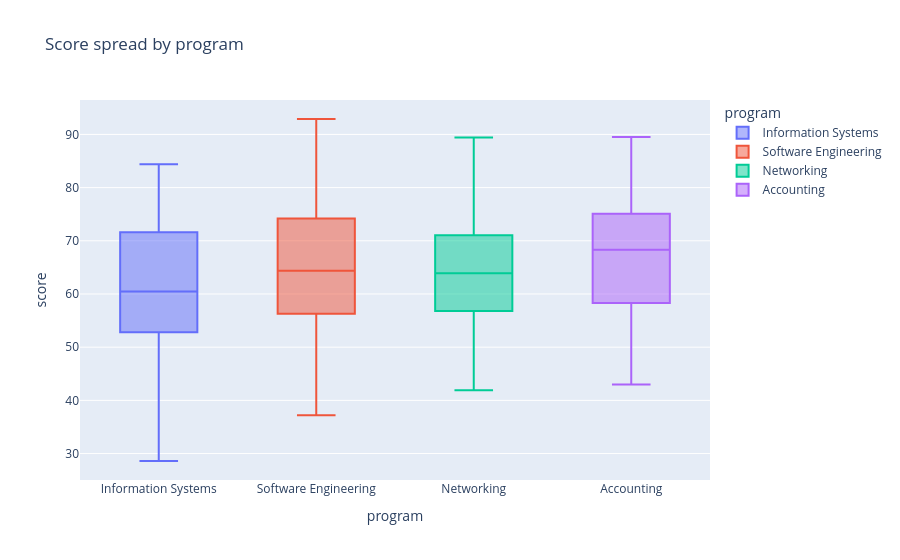

Notebook source saved alongside this figure:
### Markdown cell above
### Bonus

### Code cell
fig4 = px.box(df, x="program", y="score", color="program", title="Score spread by program")
fig4.show()
print(df.groupby("program")["score"].agg(["mean", "std", "min", "max"]).round(1))   # the numbers behind the boxes

### Figure 1 — Plotly figure (JSON) as saved in the notebook; plotly's stock layout.template omitted (floating-point values rounded to 4 significant figures)
{"data": [{"alignmentgroup": "True", "hovertemplate": "program=%{x}<br>score=%{y}<extra></extra>", "legendgroup": "Information Systems", "marker": {"color": "#636efa"}, "name": "Information Systems", "notched": false, "offsetgroup": "Information Systems", "orientation": "v", "showlegend": true, "type": "box", "x": ["Information Systems", "Information Systems", "Information Systems", "Information Systems", "Information Systems", "Information Systems", "Information Systems", "Information Systems", "Information Systems", "Information Systems", "Information Systems", "Information Systems", "Information Systems", "Information Systems", "Information Systems", "Information Systems", "Information Systems", "Information Systems", "Information Systems", "Information Systems", "Information Systems", "Information Systems", "Information Systems", "Information Systems", "Information Systems", "Information Systems", "Information Systems", "Information Systems", "Information Systems", "Information Systems", "Information Systems", "Information Systems", "Information Systems", "Information Systems", "Information Systems", "Information Systems", "Information Systems", "Information Systems"], "x0": " ", "xaxis": "x", "y": [28.6, 42.3, 47.8, 60.9, 49.1, 59.0, 67.7, 74.4, 65.7, 78.9, 84.4, 59.9, 68.7, 78.6, 50.0, 44.6, 54.5, 60.0, 55.7, 61.2, 71.6, 77.2, 55.9, 61.5, 74.7, 76.8, 72.6, 81.4, 52.8, 48.5, 57.3, 67.2, 52.4, 51.5, 56.9, 63.6, 58.3, 68.2], "y0": " ", "yaxis": "y"}, {"alignmentgroup": "True", "hovertemplate": "program=%{x}<br>score=%{y}<extra></extra>", "legendgroup": "Software Engineering", "marker": {"color": "#EF553B"}, "name": "Software Engineering", "notched": false, "offsetgroup": "Software Engineering", "orientation": "v", "showlegend": true, "type": "box", "x": ["Software Engineering", "Software Engineering", "Software Engineering", "Software Engineering", "Software Engineering", "Software Engineering", "Software Engineering", "Software Engineering", "Software Engineering", "Software Engineering", "Software Engineering", "Software Engineering", "Software Engineering", "Software Engineering", "Software Engineering", "Software Engineering", "Software Engineering", "Software Engineering", "Software Engineering", "Software Engineering", "Software Engineering", "Software Engineering", "Software Engineering", "Software Engineering", "Software Engineering", "Software Engineering", "Software Engineering", "Software Engineering", "Software Engineering", "Software Engineering", "Software Engineering", "Software Engineering", "Software Engineering", "Software Engineering", "Software Engineering", "Software Engineering", "Software Engineering", "Software Engineering"], "x0": " ", "xaxis": "x", "y": [64.5, 74.4, 83.2, 62.0, 64.2, 77.9, 83.4, 45.1, 53.8, 63.8, 55.0, 60.5, 70.5, 62.2, 54.8, 60.3, 73.4, 64.8, 71.4, 80.2, 90.1, 47.4, 60.6, 66.0, 37.2, 50.8, 56.3, 66.2, 57.6, 67.4, 73.0, 82.9, 74.2, 84.1, 92.9, 37.7, 43.1, 56.3], "y0": " ", "yaxis": "y"}, {"alignmentgroup": "True", "hovertemplate": "program=%{x}<br>score=%{y}<extra></extra>", "legendgroup": "Networking", "marker": {"color": "#00cc96"}, "name": "Networking", "notched": false, "offsetgroup": "Networking", "orientation": "v", "showlegend": true, "type": "box", "x": ["Networking", "Networking", "Networking", "Networking", "Networking", "Networking", "Networking", "Networking", "Networking", "Networking", "Networking", "Networking", "Networking", "Networking", "Networking", "Networking", "Networking", "Networking", "Networking", "Networking", "Networking", "Networking", "Networking", "Networking", "Networking", "Networking", "Networking", "Networking", "Networking", "Networking", "Networking", "Networking", "Networking", "Networking", "Networking", "Networking", "Networking"], "x0": " ", "xaxis": "x", "y": [52.7, 62.6, 53.9, 63.9, 69.3, 48.1, 56.9, 59.2, 69.0, 63.6, 70.8, 76.2, 89.4, 80.8, 56.6, 65.3, 44.1, 46.4, 59.5, 65.1, 60.8, 66.3, 71.8, 70.8, 73.0, 82.9, 74.8, 70.5, 41.9, 55.6, 61.1, 53.6, 62.4, 72.3, 63.6, 69.1, 79.0], "y0": " ", "yaxis": "y"}, {"alignmentgroup": "True", "hovertemplate": "program=%{x}<br>score=%{y}<extra></extra>", "legendgroup": "Accounting", "marker": {"color": "#ab63fa"}, "name": "Accounting", "notched": false, "offsetgroup": "Accounting", "orientation": "v", "showlegend": true, "type": "box", "x": ["Accounting", "Accounting", "Accounting", "Accounting", "Accounting", "Accounting", "Accounting", "Accounting", "Accounting", "Accounting", "Accounting", "Accounting", "Accounting", "Accounting", "Accounting", "Accounting", "Accounting", "Accounting", "Accounting", "Accounting", "Accounting", "Accounting", "Accounting", "Accounting", "Accounting", "Accounting", "Accounting", "Accounting", "Accounting", "Accounting", "Accounting", "Accounting", "Accounting", "Accounting", "Accounting", "Accounting", "Accounting"], "x0": " ", "xaxis": "x", "y": [68.3, 67.4, 72.8, 75.0, 74.1, 79.6, 89.5, 64.2, 43.0, 48.5, 58.4, 49.8, 59.7, 68.4, 75.5, 66.9, 80.0, 82.3, 70.8, 69.8, 75.3, 51.2, 45.7, 55.6, 58.0, 71.1, 62.4, 69.1, 77.8, 56.6, 62.1, 67.7, 77.5, 72.1, 79.3, 53.9, 67.1], "y0": " ", "yaxis": "y"}], "layout": {"boxmode": "overlay", "legend": {"title": {"text": "program"}, "tracegroupgap": 0}, "title": {"text": "Score spread by program"}, "xaxis": {"anchor": "y", "categoryarray": ["Information Systems", "Software Engineering", "Networking", "Accounting"], "categoryorder": "array", "domain": [0, 1], "title": {"text": "program"}}, "yaxis": {"anchor": "x", "domain": [0, 1], "title": {"text": "score"}}}}
